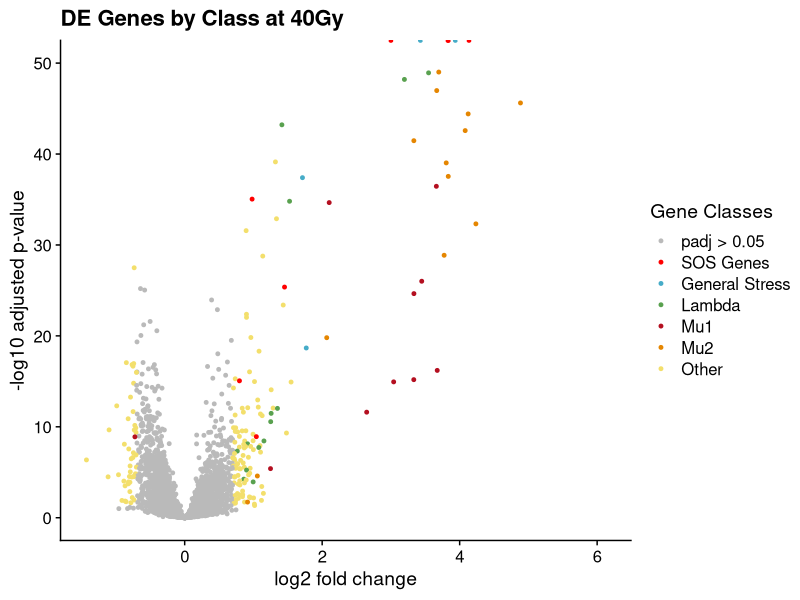
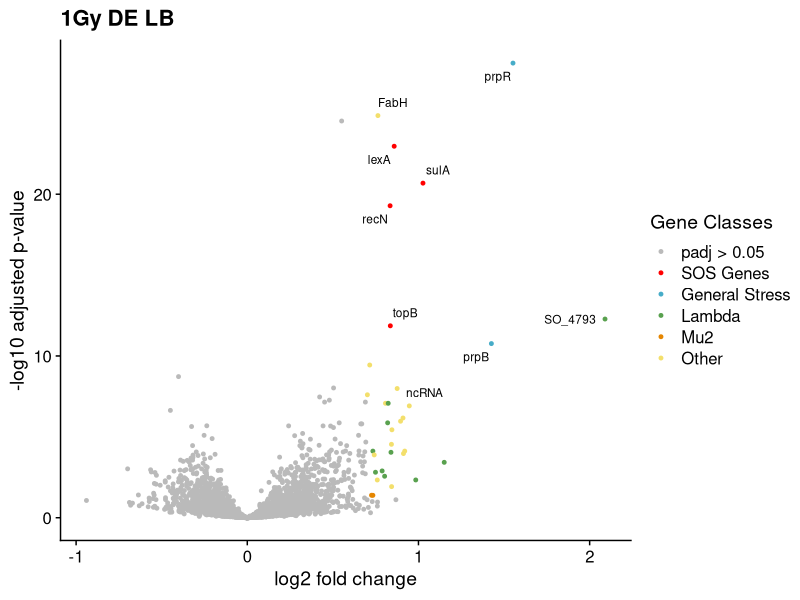
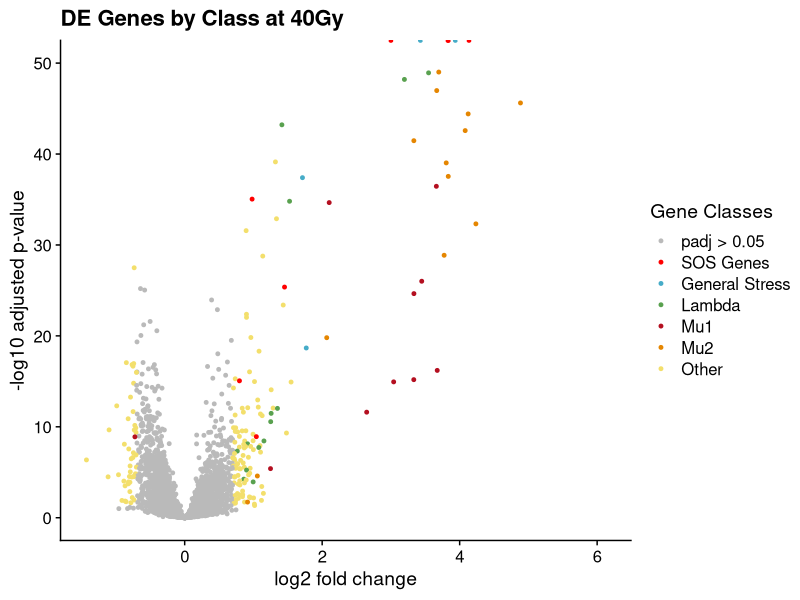
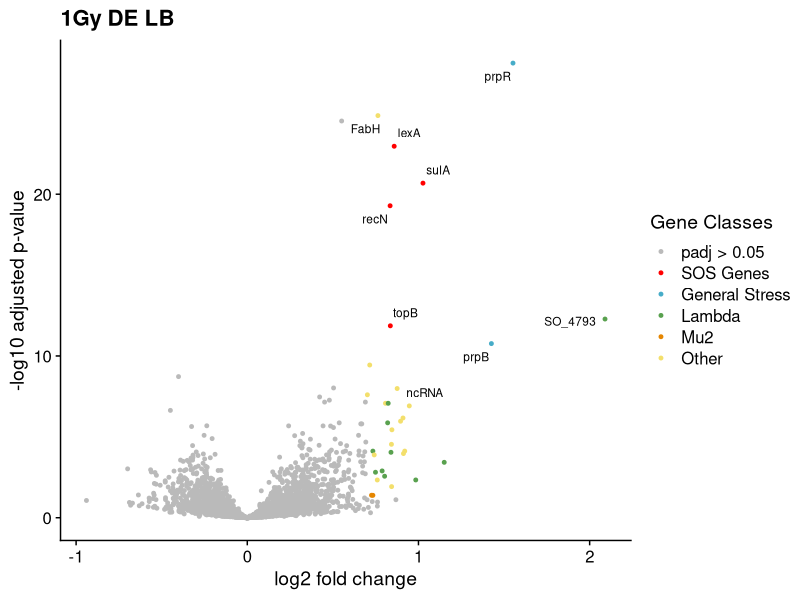

Recreate these plots in R, in order.
## ---- chunk 1
knitr::opts_chunk$set(echo = TRUE)

## Load Libraries 
library(tidyverse)
library(cowplot)
library(ggrepel)

## Read in data 
read.csv("example_DE.csv", header = TRUE) %>% 
  separate(Condition, into= c("Media","Dose","Rep"), sep = "_", remove = TRUE) -> seq_data

read.csv("vol_data.csv", header = TRUE) -> vol_classes

## ---- chunk 2


## Format data for the plot
seq_data %>%
  full_join(vol_classes, by = c("old_locus_tag" = "Gene.ID")) %>%
  ## define color/class
  mutate(Class = ifelse(is.na(Class), "Other", as.character(Class))) %>%
  mutate(colorcode = ifelse(log2FoldChange > 0.7 & padj < 0.05, Class, ifelse(log2FoldChange < -0.7 & padj < 0.05, Class, "" ))) %>% 
  mutate(colorcode = ifelse(is.na(colorcode), "", colorcode)) %>%
  ## select gene names to show
  mutate(sig_name = ifelse(log2FoldChange > 0.7 & padj < 0.05, as.character(Name), ifelse(log2FoldChange < -0.7 & padj < 0.05, as.character(Name), ""))) %>%
  mutate(sig_name = ifelse(Biotype == "ncRNA" & padj < 0.05 & is.na(sig_name), "ncRNA", sig_name)) %>%
  mutate(sig_name = ifelse(is.na(sig_name), "", sig_name)) -> vol_data 


## Define colors for the classes

vol_data$colorcode <- factor(vol_data $colorcode)

s_Colors <- c("#BABABA","#FF0000","#46ACC8", "#59A14F", "#B40F20", "#E58601","#F3DF6C")
names(s_Colors) <- levels(vol_data$colorcode)

s_names <- c("padj > 0.05", "SOS Genes","General Stress", "Lambda", "Mu1", "Mu2" ,"Other")
names(s_names) <- levels(vol_data$colorcode)  # Define which dose gets what name


vol_scale <- scale_colour_manual(name = "Gene Classes", values = s_Colors, labels= s_names) # Create the scale

## ---- chunk 3

vol_data %>%
  filter(Dose == "40") %>% ## select data for plot
  ggplot() +
        geom_point(aes(x=log2FoldChange, y=-log10(padj), colour=colorcode), size = 1) +
        ggtitle("DE Genes by Class at 40Gy") +
        xlab("log2 fold change") + 
        ylab("-log10 adjusted p-value") +
        scale_y_continuous(limits = c(0,50)) +
        theme(plot.title = element_text(size = rel(1.5), hjust = 0.5),
            axis.title = element_text(size = rel(1.25))) +
        theme_cowplot() +
        vol_scale -> vol_40

vol_40
  
 ggsave("40e_volc_plot.tiff", vol_40)
 
## ---- chunk 4

vol_data %>%
  filter(Dose == "1") %>%
   filter(Media == "LB") %>%
  ggplot() +
        geom_point(aes(x=log2FoldChange, y=-log10(padj), colour=colorcode), size = 1) +
        ggtitle("1Gy DE LB") +
        xlab("log2 fold change") + 
        ylab("-log10 adjusted p-value") +
        geom_text_repel(aes(x=log2FoldChange, y=-log10(padj),label = sig_name),
    size = 3,
    box.padding = unit(0.35, "lines"),
    point.padding = unit(0.3, "lines")) +
        theme(plot.title = element_text(size = rel(1.5), hjust = 0.5),
              axis.title = element_text(size = rel(1.25))) +
  theme_cowplot() +
        vol_scale -> vol_1

vol_1
  
 ggsave("1_volc_plot.tiff", vol_1)
 
